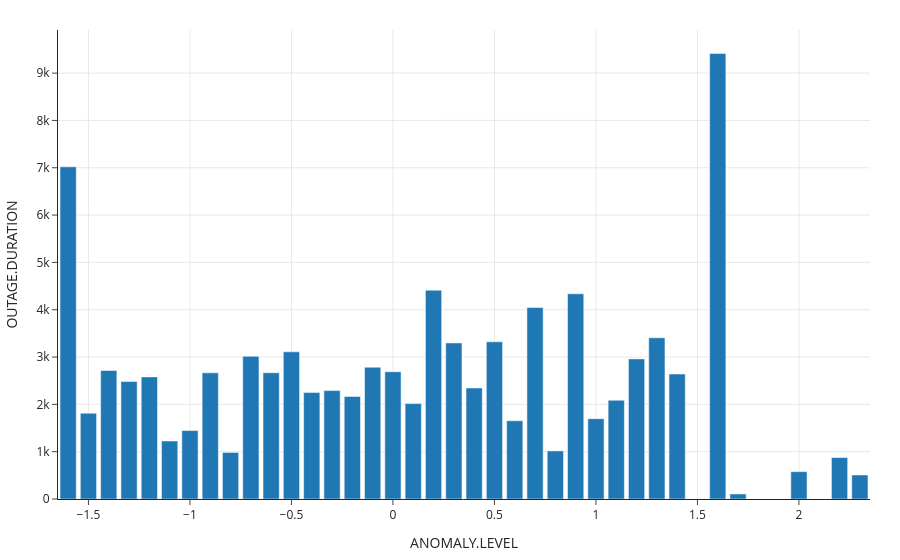

This figure's notebook cell:
### Code cell
px.bar(original[['ANOMALY.LEVEL', 'OUTAGE.DURATION']].groupby('ANOMALY.LEVEL').mean().reset_index(), x='ANOMALY.LEVEL', y='OUTAGE.DURATION')

### Figure 1 — Plotly figure (JSON) as saved in the notebook; plotly's stock layout.template omitted (floating-point values rounded to 4 significant figures)
{"data": [{"hovertemplate": "ANOMALY.LEVEL=%{x}<br>OUTAGE.DURATION=%{y}<extra></extra>", "legendgroup": "", "marker": {"color": "#1F77B4", "pattern": {"shape": ""}}, "name": "", "orientation": "v", "showlegend": false, "textposition": "auto", "type": "bar", "x": [-1.6, -1.5, -1.4, -1.3, -1.2, -1.1, -1.0, -0.9, -0.8, -0.7, -0.6, -0.5, -0.4, -0.3, -0.2, -0.1, 0.0, 0.1, 0.2, 0.3, 0.4, 0.5, 0.6, 0.7, 0.8, 0.9, 1.0, 1.1, 1.2, 1.3, 1.4, 1.6, 1.7, 2.0, 2.2, 2.3], "xaxis": "x", "y": [7020.0, 1813.0, 2715.0, 2484.0, 2581.0, 1225.0, 1446.0, 2665.0, 983.1, 3016.0, 2668.0, 3110.0, 2252.0, 2291.0, 2167.0, 2784.0, 2690.0, 2016.0, 4414.0, 3299.0, 2347.0, 3322.0, 1653.0, 4046.0, 1016.0, 4337.0, 1697.0, 2087.0, 2961.0, 3407.0, 2641.0, 9416.0, 106.5, 577.6, 874.8, 507.8], "yaxis": "y"}], "layout": {"barmode": "relative", "legend": {"tracegroupgap": 0}, "xaxis": {"anchor": "y", "domain": [0, 1], "title": {"text": "ANOMALY.LEVEL"}}, "yaxis": {"anchor": "x", "domain": [0, 1], "title": {"text": "OUTAGE.DURATION"}}}}
